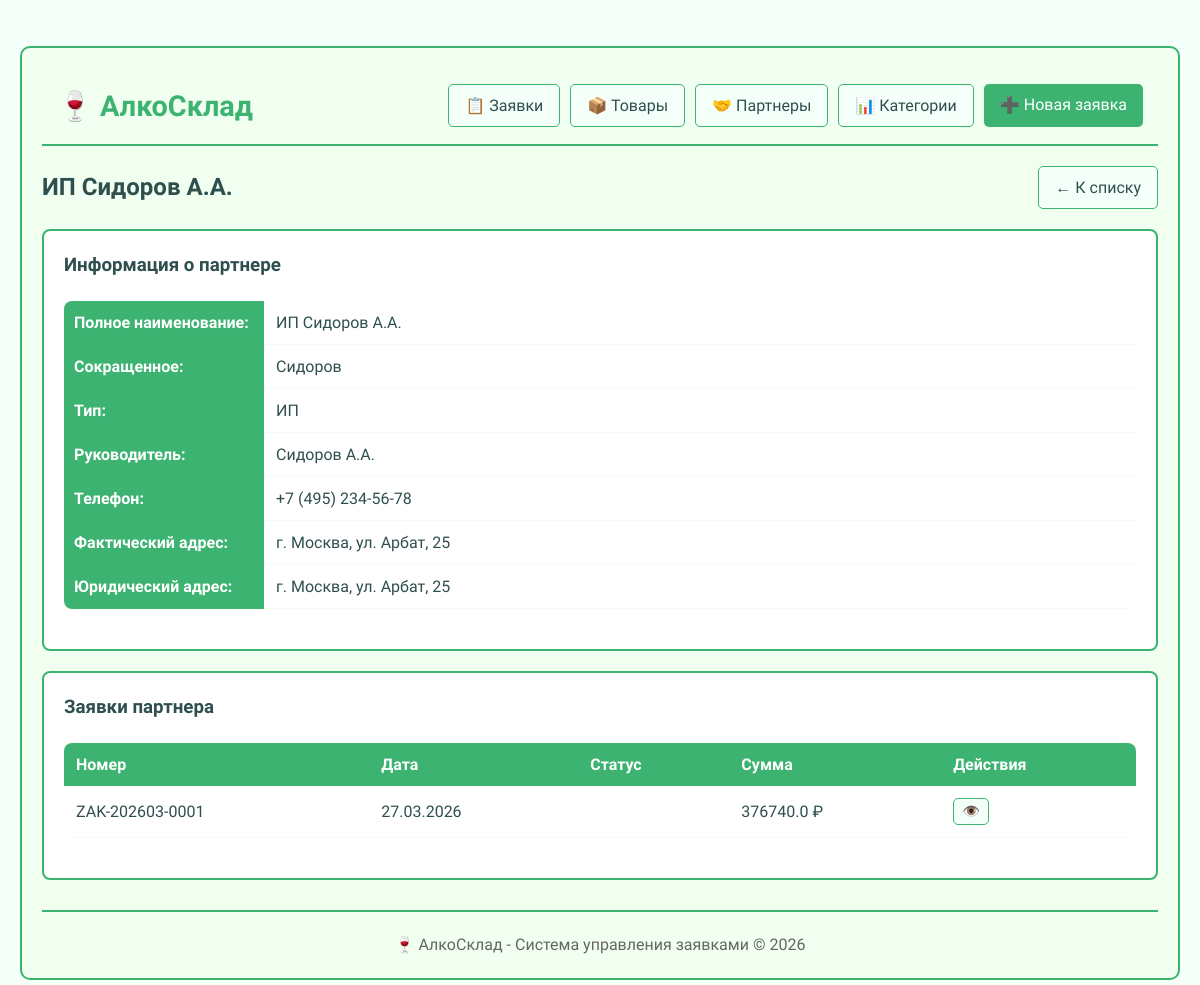
Page /partner/2 on the committed database.
### app.py (models this page shows, shortened)
class Partner(db.Model):
    __tablename__ = 'partners'
    __table_args__ = {'extend_existing': True}
    id = db.Column(db.Integer, primary_key=True)
    name = db.Column(db.String(255), nullable=False)
    short_name = db.Column(db.String(100))
    partner_type = db.Column(db.String(50))
    director = db.Column(db.String(255))
    phone = db.Column(db.String(50))
    discount = db.Column(db.Numeric(5, 2), default=0.00)
    total_orders_sum = db.Column(db.Numeric(12, 2), default=0.00)
    actual_address = db.Column(db.Text)
    legal_address = db.Column(db.Text)
    orders = db.relationship('Order', backref='partner', lazy=True)

class Order(db.Model):
    __tablename__ = 'orders'
    __table_args__ = {'extend_existing': True}
    id = db.Column(db.Integer, primary_key=True)
    order_number = db.Column(db.String(50), unique=True, nullable=False)
    date_created = db.Column(db.DateTime, default=datetime.now)
    partner_id = db.Column(db.Integer, db.ForeignKey('partners.id'), nullable=False)
    items = db.relationship('OrderItem', backref='order', lazy=True, cascade='all, delete-orphan')
    def calculate_total(self):
        total = 0
        for item in self.items:
            total += item.calculate_subtotal()
        return round(total, 2)

class OrderItem(db.Model):
    __tablename__ = 'order_items'
    __table_args__ = {'extend_existing': True}
    id = db.Column(db.Integer, primary_key=True)
    quantity = db.Column(db.Numeric(10, 3), nullable=False)
    price_per_unit = db.Column(db.Numeric(10, 2), nullable=False)
    order_id = db.Column(db.Integer, db.ForeignKey('orders.id'), nullable=False)
    product_id = db.Column(db.Integer, db.ForeignKey('products.id'), nullable=False)
    def calculate_subtotal(self):
        base = float(self.price_per_unit) * float(self.quantity)
        discount = float(self.order.partner.discount) if self.order and self.order.partner else 0
        discounted_base = base * (1 - discount / 100)
        excise = float(self.product.excise_tax) * float(self.quantity)
        license = float(self.product.license_fee) * float(self.quantity)
        return round(discounted_base + excise + license, 2)

class Product(db.Model):
    __tablename__ = 'products'
    __table_args__ = {'extend_existing': True}
    id = db.Column(db.Integer, primary_key=True)
    article = db.Column(db.String(50), unique=True, nullable=False)
    name = db.Column(db.String(255), nullable=False)
    commercial_name = db.Column(db.String(255))
    unit = db.Column(db.String(20), default='шт')
    base_price = db.Column(db.Numeric(10, 2), nullable=False)
    excise_tax = db.Column(db.Numeric(10, 2), default=0.00)
    license_fee = db.Column(db.Numeric(10, 2), default=0.00)
    is_alcohol = db.Column(db.Boolean, default=False)
    alcohol_content = db.Column(db.Numeric(5, 2), nullable=True)
    volume = db.Column(db.Numeric(10, 3), nullable=True)
    category_id = db.Column(db.Integer, db.ForeignKey('product_categories.id'), nullable=False)
    order_items = db.relationship('OrderItem', backref='product', lazy=True)

### app.py (the view)
@app.route('/partner/<int:id>')
def partner_detail(id):
    partner = Partner.query.get_or_404(id)
    orders = Order.query.filter_by(partner_id=id).order_by(Order.date_created.desc()).all()
    return render_template('partner_detail.html', partner=partner, orders=orders)

### templates/partner_detail.html (shortened to what this page needs)
﻿{% extends "base.html" %}
{% block content %}
<div style="display: flex; justify-content: space-between; align-items: center; margin-bottom: 20px;">
    <h2>{{ partner.name }}</h2>
    <a href="{{ url_for('partners') }}" class="btn">← К списку</a>
</div>
<div style="background: white; border: 2px solid #3CB371; border-radius: 8px; padding: 20px; margin-bottom: 20px;">
    <h3>Информация о партнере</h3>
    <table style="width: 100%;">
        <tr>
            <th style="width: 200px; padding: 10px;">Полное наименование:</th>
            <td>{{ partner.name }}</td>
        </tr>
        <tr>
            <th style="padding: 10px;">Сокращенное:</th>
            <td>{{ partner.short_name or '—' }}</td>
        </tr>
        <tr>
            <th style="padding: 10px;">Тип:</th>
            <td>{{ partner.partner_type or '—' }}</td>
        </tr>
        <tr>
            <th style="padding: 10px;">Руководитель:</th>
            <td>{{ partner.director or '—' }}</td>
        </tr>
        <tr>
            <th style="padding: 10px;">Телефон:</th>
            <td>{{ partner.phone or '—' }}</td>
        </tr>
        <tr>
            <th style="padding: 10px;">Фактический адрес:</th>
            <td>{{ partner.actual_address or '—' }}</td>
        </tr>
        <tr>
            <th style="padding: 10px;">Юридический адрес:</th>
            <td>{{ partner.legal_address or '—' }}</td>
        </tr>
    </table>
</div>
<div style="background: white; border: 2px solid #3CB371; border-radius: 8px; padding: 20px;">
    <h3>Заявки партнера</h3>
    {% if orders %}
    <table>
        <thead>
            <tr>
                <th>Номер</th>
                <th>Дата</th>
                <th>Статус</th>
                <th>Сумма</th>
                <th>Действия</th>
            </tr>
        </thead>
        <tbody>
            {% for order in orders %}
            <tr>
                <td>{{ order.order_number }}</td>
                <td>{{ order.date_created.strftime('%d.%m.%Y') }}</td>
                <td>{{ order.status }}</td>
                <td>{{ order.calculate_total() }} ₽</td>
                <td>
                    <a href="{{ url_for('order_detail', id=order.id) }}" class="btn btn-small">👁️</a>
                </td>
            </tr>
            {% endfor %}
        </tbody>
    </table>
    {% else %}
    <p>У партнера нет заявок</p>
    {% endif %}
</div>
{% endblock %}

### static/css/style.css (style rules this page uses)
body { background-color: #F5FFFA; padding: 20px; color: #2F4F4F; line-height: 1.6; }
.btn { background-color: #F5FFFA; color: #2F4F4F; padding: 8px 16px; text-decoration: none; border: 1px solid #3CB371; border-radius: 5px; transition: all 0.3s; display: inline-block; }
.btn-small { padding: 4px 8px; font-size: 0.9em; }
table { width: 100%; border-collapse: collapse; margin: 20px 0; background-color: white; border-radius: 8px; overflow: hidden; }
th { background-color: #3CB371; color: white; padding: 12px; text-align: left; }
td { padding: 12px; border-bottom: 1px solid #F0FFF0; }

### templates/base.html (style rules this page uses)
body { font-family: 'Corbel', 'Segoe UI', Tahoma, Geneva, Verdana, sans-serif; }

### rows in the picture
Partner: name "ИП Сидоров А.А.", short_name "Сидоров", partner_type "ИП", director "Сидоров А.А.", phone "+7 (495) 234-56-78", actual_address "г. Москва, ул. Арбат, 25", legal_address "г. Москва, ул. Арбат, 25"
Order: order_number "ZAK-202603-0001", date_created "27.03.2026", calculate_total "376740.0"
